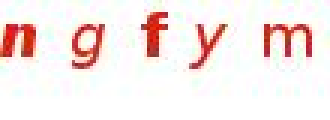
#> input picture vm_dump/samples2/n000.png, 110 x 40 px (shown 3 times larger); its folder holds only this picture in this run
$ python make_blind2.py
#> lines starting #> are read from the running program, lines starting #| are printed output that depends on the picture
import os as _os
import sys as _sys
_REPO = _os.environ.get("PROD_WS") or _os.path.dirname(
    _os.path.dirname(_os.path.dirname(_os.path.abspath(__file__))))
_VD = _os.path.join(_REPO, "vm_dump")
_NODE_MODULES = _os.environ.get("ORT_NODE_WORKSPACE") or _os.path.join(_REPO, "node_modules")
_NODE_BIN = _os.environ.get("NODE_BIN") or "node"
_PY_BIN = _os.environ.get("PY_BIN") or _sys.executable

"""为 samples2 的 100 张新样本生成盲标对照图（只标序号，不写任何预测结果）"""
import os
from PIL import Image, ImageDraw, ImageFont

W = _VD
SD = os.path.join(W, "samples2")
OUT = os.path.join(W, "blind2")
os.makedirs(OUT, exist_ok=True)

SCALE = 3.5
COLS, PER_SHEET = 2, 20
PAD_X, PAD_Y, LABEL_H = 40, 20, 44

try:
    font = ImageFont.truetype("C:/Windows/Fonts/arial.ttf", 30)
except Exception:
    font = ImageFont.load_default(size=30)

files = sorted(f for f in os.listdir(SD) if f.endswith(".png"))
cell_w = int(110 * SCALE) + PAD_X * 2
cell_h = int(40 * SCALE) + PAD_Y * 2 + LABEL_H

made = []
for s in range(0, len(files), PER_SHEET):
    chunk = files[s:s + PER_SHEET]
    rows = (len(chunk) + COLS - 1) // COLS
    sheet = Image.new("RGB", (COLS * cell_w, rows * cell_h), "white")
#> sheet: PIL image 930x224 RGB; every value is 255
    d = ImageDraw.Draw(sheet)
    for k, fn in enumerate(chunk):
        im = Image.open(os.path.join(SD, fn)).convert("RGB")
#> im is the input picture: PIL image 110x40 RGB; mean R, G, B 246.7, 234.3, 231.9
        im = im.resize((int(im.width * SCALE), int(im.height * SCALE)), Image.LANCZOS)
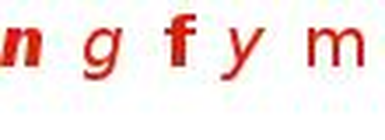
#> im: PIL image 385x140 RGB; mean R, G, B 246.3, 234, 231.9
        c, r = k % COLS, k // COLS
        x = c * cell_w + PAD_X
        y = r * cell_h + PAD_Y + LABEL_H
        d.text((x, y - LABEL_H + 4), fn.replace(".png", ""), fill=(0, 0, 0), font=font)
        d.rectangle([x - 6, y - 6, x + im.width + 5, y + im.height + 5], outline=(205, 205, 205))
        sheet.paste(im, (x, y))
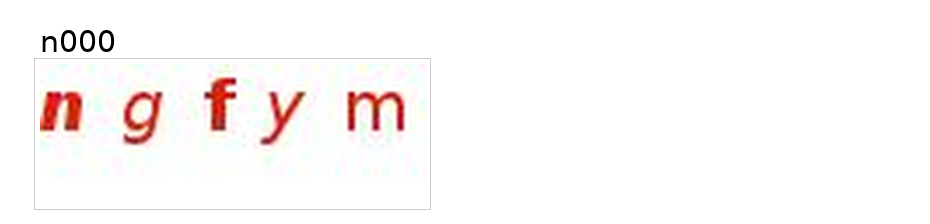
#> sheet: PIL image 930x224 RGB; mean R, G, B 251.8, 248.6, 248.1
    d.line([(cell_w, 0), (cell_w, sheet.height)], fill=(225, 225, 225), width=2)
    p = os.path.join(OUT, f"sheet_{s // PER_SHEET}.png")
    sheet.save(p)
    made.append((p, sheet.size, len(chunk)))
    print(f"{os.path.basename(p)}  {sheet.size}  {len(chunk)} 张  ({chunk[0]}..{chunk[-1]})")
#| sheet_0.png  (930, 224)  1 张  (n000.png..n000.png)

$ run again, on vm_dump/samples2/n022.png
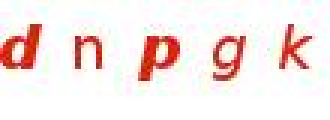
#> input picture vm_dump/samples2/n022.png, 110 x 40 px (shown 3 times larger)
#> im is the input picture: PIL image 110x40 RGB; mean R, G, B 246.5, 232.4, 230
#> `im = im.resize((int(im.width * SCALE), int(im.height * SCALE)), Image...`:
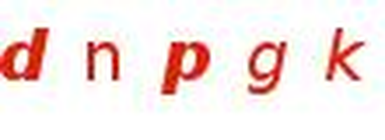
#> im: PIL image 385x140 RGB; mean R, G, B 246.1, 232.3, 229.9
#> `sheet.paste(im, (x, y))`:
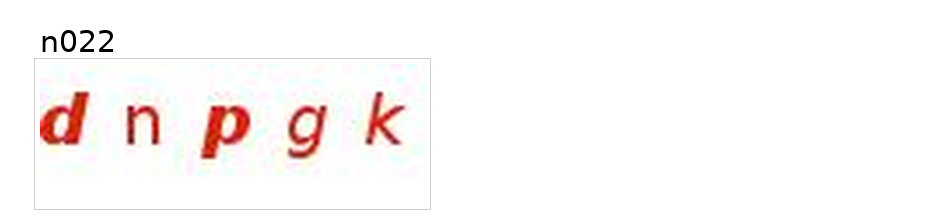
#> sheet: PIL image 930x224 RGB; mean R, G, B 251.8, 248.2, 247.6
#| sheet_0.png  (930, 224)  1 张  (n022.png..n022.png)
